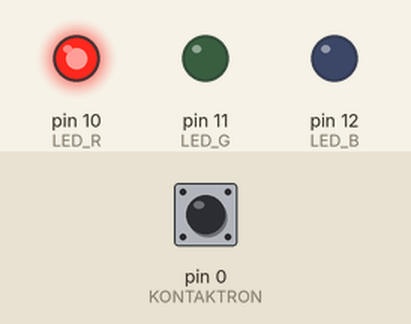
Simulated run of this sketch. Board: Arduino Uno, built with avr-gcc and run on an emulated ATmega328P. On the bench: output pins drawn as LEDs (lit = HIGH). The test bench sets the inputs (shaded band); at power-on: pin 0 (KONTAKTRON) HIGH.

Above: at 1.2 s.
1.3 s: pin 0 (KONTAKTRON) pulled LOW for 0.15 s
At 1.37 s:
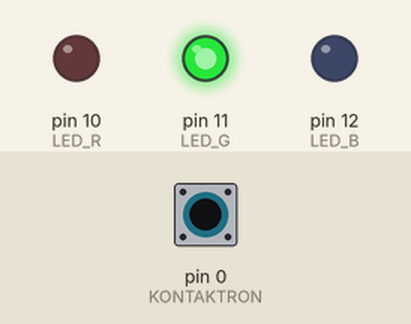
2.9 s: pin 0 (KONTAKTRON) pulled LOW for 3.2 s
At 6.8 s:
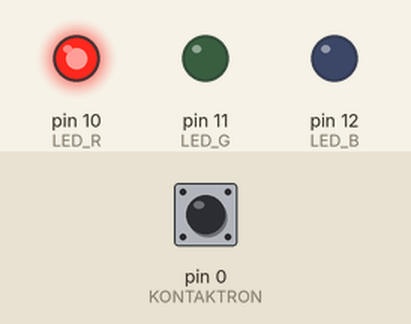
Timing chart, 0 to 8.3 s (numbered marks = the images above; inputs shaded):
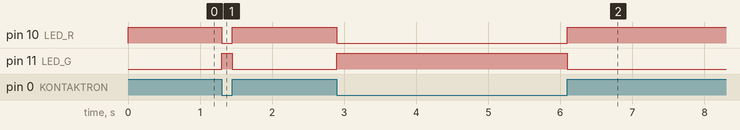

Measured:
- after the input at 1.3 s, pin 10 (LED_R): HIGH → LOW at once, → HIGH 0.15 s later; pin 11 (LED_G): LOW → HIGH at once, → LOW 0.15 s later
- after the input at 2.9 s, pin 10 (LED_R): HIGH → LOW at once, → HIGH 3.2 s later; pin 11 (LED_G): LOW → HIGH at once, → LOW 3.2 s later

The sketch:

arduino13.1.ino
```cpp
#define LED_R 10
#define LED_G 11
#define LED_B 12

#define KONTAKTRON 0

void setup() {
  pinMode(LED_R, OUTPUT); //Poszczególne piny sterujące diodą jako wyjścia
  pinMode(LED_G, OUTPUT);
  pinMode(LED_B, OUTPUT);

  pinMode(KONTAKTRON, INPUT_PULLUP); //Kontaktron jako wejście

  digitalWrite(LED_R, LOW); //Dioda wyłączona
  digitalWrite(LED_G, LOW);
  digitalWrite(LED_B, LOW);
}

void loop() {
  if (digitalRead(KONTAKTRON) == LOW) { //Jeśli czujnik zwarty
    digitalWrite(LED_R, LOW); //Stan OK - dioda zielona
    digitalWrite(LED_G, HIGH);
  } else {
    digitalWrite(LED_R, HIGH); //Stan ALARM - dioda czerwona
    digitalWrite(LED_G, LOW);
  }
}
```
